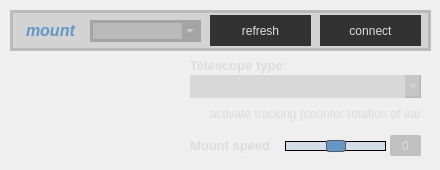
    <widget class="QWidget" name="page_2">
     <widget class="QLabel" name="label_21">
      <property name="geometry">
       <rect>
        <x>190</x>
        <y>55</y>
        <width>110</width>
        <height>21</height>
       </rect>
      </property>
      <property name="styleSheet">
       <string notr="true">border-radius: 2px;
background-color: rgba(255, 0, 100, 0);
border-color: rgba(5, 5, 5, 0);
border-width: 1px;

</string>
      </property>
      <property name="text">
       <string>&lt;html&gt;&lt;head/&gt;&lt;body&gt;&lt;p&gt;&lt;span style=&quot; font-size:10pt; font-weight:600; color:#dcdcdc;&quot;&gt;Telescope type:&lt;/span&gt;&lt;/p&gt;&lt;/body&gt;&lt;/html&gt;</string>
      </property>
     </widget>
     <widget class="QComboBox" name="comboBox_telescopes">
      <property name="geometry">
       <rect>
        <x>190</x>
        <y>75</y>
        <width>231</width>
        <height>23</height>
       </rect>
      </property>
      <property name="styleSheet">
       <string notr="true">border: 10px;
border-radius: 0px;
border-color: black;
background-color: rgba(120,120,120,50);
color:rgb(220,220,220);
font: 10pt &quot;MS Shell Dlg 2&quot;;</string>
      </property>
     </widget>
     <widget class="QFrame" name="frame_7">
      <property name="geometry">
       <rect>
        <x>10</x>
        <y>10</y>
        <width>421</width>
        <height>41</height>
       </rect>
      </property>
      <property name="styleSheet">
       <string notr="true">border-radius: 0px;
border: 3px solid rgba(0, 0, 0, 30);
background-color: rgba(0, 0, 0, 30);

</string>
      </property>
      <property name="frameShape">
       <enum>QFrame::StyledPanel</enum>
      </property>
      <property name="frameShadow">
       <enum>QFrame::Raised</enum>
      </property>
      <widget class="QComboBox" name="comboBox_mountport">
       <property name="geometry">
        <rect>
         <x>80</x>
         <y>10</y>
         <width>111</width>
         <height>22</height>
        </rect>
       </property>
       <property name="styleSheet">
        <string notr="true">color: rgb(220, 220,220)
</string>
       </property>
      </widget>
      <widget class="QPushButton" name="pushButton_mountconnect">
       <property name="geometry">
        <rect>
         <x>310</x>
         <y>5</y>
         <width>101</width>
         <height>31</height>
        </rect>
       </property>
       <property name="styleSheet">
        <string notr="true">QPushButton {
	border: none;
	border-radius: 0px;
	background-color: rgb(50, 50, 50);
	color: rgb(220,220,220);
	font: 75 10pt &quot;MS Shell Dlg 2&quot;;
}

QPushButton:hover {
	background-color: rgb(100, 150, 200);
	color: white;
}

QPushButton:pressed {
	background-color: rgb(130, 180, 230);
	color: white;
}</string>
       </property>
       <property name="text">
        <string>connect</string>
       </property>
       <property name="checkable">
        <bool>false</bool>
       </property>
      </widget>
      <widget class="QLabel" name="label_6">
       <property name="geometry">
        <rect>
         <x>10</x>
         <y>5</y>
         <width>71</width>
         <height>31</height>
        </rect>
       </property>
       <property name="styleSheet">
        <string notr="true">background-color: transparent;
border-color: transparent;</string>
       </property>
       <property name="text">
        <string>&lt;html&gt;&lt;head/&gt;&lt;body&gt;&lt;p&gt;&lt;span style=&quot; font-size:12pt; font-weight:600; font-style:italic; color:#6496c8;&quot;&gt;mount&lt;/span&gt;&lt;/p&gt;&lt;/body&gt;&lt;/html&gt;</string>
       </property>
       <property name="alignment">
        <set>Qt::AlignLeading|Qt::AlignLeft|Qt::AlignVCenter</set>
       </property>
      </widget>
      <widget class="QPushButton" name="pushButton_mountrefresh">
       <property name="geometry">
        <rect>
         <x>200</x>
         <y>5</y>
         <width>101</width>
         <height>31</height>
        </rect>
       </property>
       <property name="styleSheet">
        <string notr="true">QPushButton {
	border: none;
	border-radius: 0px;
	background-color: rgb(50, 50, 50);
	color: rgb(220,220,220);
	font: 75 10pt &quot;MS Shell Dlg 2&quot;;
}

QPushButton:hover {
	background-color: rgb(100, 150, 200);
	color: white;
}

QPushButton:pressed {
	background-color: rgb(130, 180, 230);
	color: white;
}</string>
       </property>
       <property name="text">
        <string>refresh</string>
       </property>
      </widget>
     </widget>
     <widget class="QPushButton" name="pushButton_freeze_2">
      <property name="geometry">
       <rect>
        <x>70</x>
        <y>56</y>
        <width>41</width>
        <height>31</height>
       </rect>
      </property>
      <property name="styleSheet">
       <string notr="true">QPushButton {
	border: none;
	border-radius: 0px;
	background-color: rgba(90, 90, 90,0);
	background-image: url(:/icons/up.png);
	color: white;
}

QPushButton:hover {
	background-image: url(:/icons/upb.png);
	color: white;
}

QPushButton:pressed {
	background-image: url(:/icons/upbb.png);
	color: white;
}</string>
      </property>
      <property name="text">
       <string/>
      </property>
      <property name="checkable">
       <bool>false</bool>
      </property>
     </widget>
     <widget class="QPushButton" name="pushButton_freeze_3">
      <property name="geometry">
       <rect>
        <x>70</x>
        <y>130</y>
        <width>41</width>
        <height>31</height>
       </rect>
      </property>
      <property name="styleSheet">
       <string notr="true">QPushButton {
	border: none;
	border-radius: 0px;
	background-color: rgba(90, 90, 90,0);
	background-image: url(:/icons/dw.png);
	color: white;
}

QPushButton:hover {
	background-image: url(:/icons/dwb.png);
	color: white;
}

QPushButton:pressed {
	background-image: url(:/icons/dwbb.png);
	color: white;
}</string>
      </property>
      <property name="text">
       <string/>
      </property>
      <property name="checkable">
       <bool>false</bool>
      </property>
     </widget>
     <widget class="QPushButton" name="pushButton_freeze_4">
      <property name="geometry">
       <rect>
        <x>38</x>
        <y>88</y>
        <width>31</width>
        <height>41</height>
       </rect>
      </property>
      <property name="styleSheet">
       <string notr="true">QPushButton {
	border: none;
	border-radius: 0px;
	background-color: rgba(90, 90, 90,0);
	background-image: url(:/icons/le.png);
	color: white;
}

QPushButton:hover {
	background-image: url(:/icons/leb.png);
	color: white;
}

QPushButton:pressed {
	background-image: url(:/icons/lebb.png);
	color: white;
}</string>
      </property>
      <property name="text">
       <string/>
      </property>
      <property name="checkable">
       <bool>false</bool>
      </property>
     </widget>
     <widget class="QPushButton" name="pushButton_freeze_5">
      <property name="geometry">
       <rect>
        <x>112</x>
        <y>88</y>
        <width>31</width>
        <height>41</height>
       </rect>
      </property>
      <property name="styleSheet">
       <string notr="true">QPushButton {
	border: none;
	border-radius: 0px;
	background-color: rgba(90, 90, 90,0);
	background-image: url(:/icons/ri.png);
	color: white;
}

QPushButton:hover {
	background-image: url(:/icons/rib.png);
	color: white;
}

QPushButton:pressed {
	background-image: url(:/icons/ribb.png);
	color: white;
}</string>
      </property>
      <property name="text">
       <string/>
      </property>
      <property name="checkable">
       <bool>false</bool>
      </property>
     </widget>
     <widget class="QCheckBox" name="checkBox_tracking">
      <property name="geometry">
       <rect>
        <x>190</x>
        <y>105</y>
        <width>231</width>
        <height>17</height>
       </rect>
      </property>
      <property name="styleSheet">
       <string notr="true">QCheckBox {
	
	background-color: rgba(255, 255, 255, 0);
	border: none;
	color: rgb(220,220,220);
}</string>
      </property>
      <property name="text">
       <string>activate tracking (counter rotation of earth)</string>
      </property>
      <property name="checked">
       <bool>false</bool>
      </property>
     </widget>
     <widget class="QSlider" name="horizontalSlider_mountspeed">
      <property name="geometry">
       <rect>
        <x>285</x>
        <y>135</y>
        <width>101</width>
        <height>22</height>
       </rect>
      </property>
      <property name="styleSheet">
       <string notr="true">QSlider::groove:horizontal {
    border: 1px solid black;
    height: 8px; /* the groove expands to the size of the slider by default. by giving it a height, it has a fixed size */
    margin: 2px 0;
	background: rgba(100, 150, 200,50);
}

QSlider::handle:horizontal {
    background: rgb(100,150,200);
    border: 1px solid #5c5c5c;
    width: 18px;
    margin: -2px 0; /* handle is placed by default on the contents rect of the groove. Expand outside the groove */
    border-radius: 3px;
}</string>
      </property>
      <property name="minimum">
       <number>1</number>
      </property>
      <property name="maximum">
       <number>5</number>
      </property>
      <property name="value">
       <number>3</number>
      </property>
      <property name="sliderPosition">
       <number>3</number>
      </property>
      <property name="orientation">
       <enum>Qt::Horizontal</enum>
      </property>
      <property name="invertedAppearance">
       <bool>false</bool>
      </property>
      <property name="invertedControls">
       <bool>false</bool>
      </property>
     </widget>
     <widget class="QLabel" name="label_37">
      <property name="geometry">
       <rect>
        <x>190</x>
        <y>135</y>
        <width>91</width>
        <height>21</height>
       </rect>
      </property>
      <property name="styleSheet">
       <string notr="true">border-radius: 2px;
background-color: rgba(255, 0, 100, 0);
border-color: rgba(5, 5, 5, 0);
border-width: 1px;

</string>
      </property>
      <property name="text">
       <string>&lt;html&gt;&lt;head/&gt;&lt;body&gt;&lt;p&gt;&lt;span style=&quot; font-size:10pt; font-weight:600; color:#dcdcdc;&quot;&gt;Mount speed&lt;/span&gt;&lt;/p&gt;&lt;/body&gt;&lt;/html&gt;</string>
      </property>
      <property name="wordWrap">
       <bool>false</bool>
      </property>
     </widget>
     <widget class="QLabel" name="label_mountspeed">
      <property name="geometry">
       <rect>
        <x>390</x>
        <y>135</y>
        <width>31</width>
        <height>21</height>
       </rect>
      </property>
      <property name="styleSheet">
       <string notr="true">border-radius: 2px;
background-color: rgba(0, 0, 0, 50);
border-color: rgba(5, 5, 5, 0);
border-width: 1px;
color: rgb(220,220,220);
font: 10pt &quot;MS Shell Dlg 2&quot;;</string>
      </property>
      <property name="text">
       <string>0</string>
      </property>
      <property name="alignment">
       <set>Qt::AlignCenter</set>
      </property>
     </widget>
    </widget>
